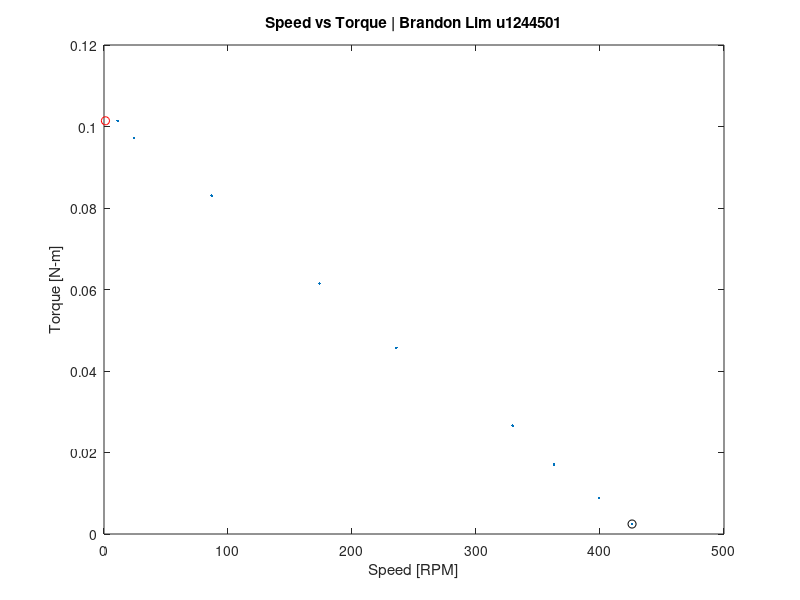
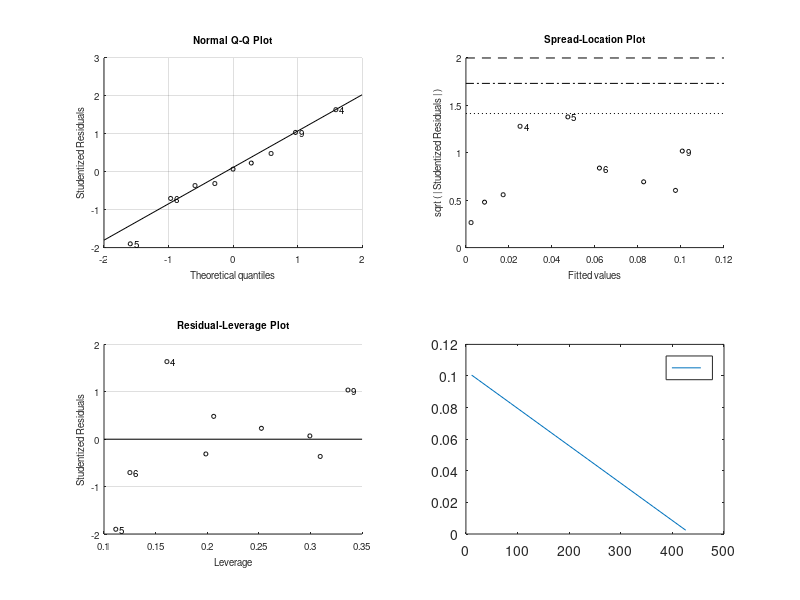
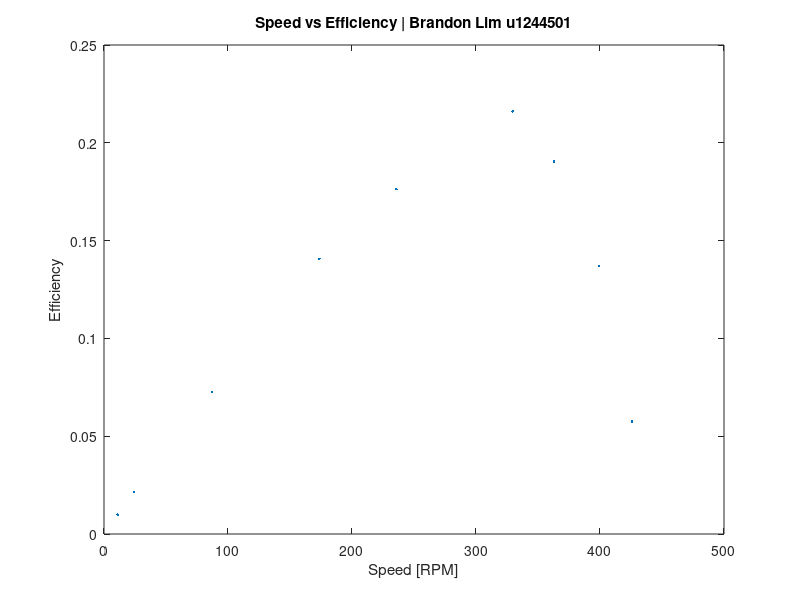

Reproduce these figures in MATLAB, in order.
%Brandon Lim u1244501
clear, clc, close all
load("Lab10_motordata.mat");

figure
plot(((Speed./(2*pi)).*60),Torque,".")
xlabel("Speed [RPM]")
ylabel("Torque [N-m]")
title("Speed vs Torque | Brandon Lim u1244501")
hold on
plot(Speed(end),Torque(end), "ro")
plot((Speed(1)/(2*pi)*60),Torque(1), "ko")
fit1 = fitlm(((Speed./(2*pi)).*60),Torque)
plot(((Speed./(2*pi)).*60),(0.10321-0.00023674.*(((Speed./(2*pi)).*60))))
hold off
NoLoad = 0.10321/0.00023674
Tstall = 0.10321
legend("","Stall Torque = 0.1032 Nm","No Load Speed = 435.96")

figure
eta = (Torque .* Speed) ./ (Volt .* Current);
plot(((Speed./(2*pi)).*60),eta,".") 
xlabel("Speed [RPM]")
ylabel("Efficiency")
title("Speed vs Efficiency | Brandon Lim u1244501")
